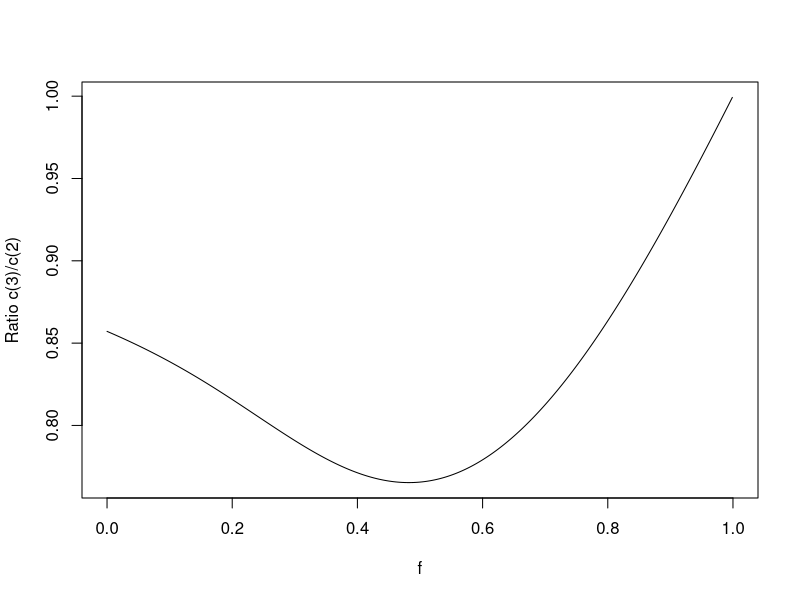

R code for this plot: (Note: this script raises an error after producing the figure.)
## ---- chunk 1
y <- vector()
x <- vector()
b <- function(r, n,f){
  for (i in r:n)
  y[i] <-    choose(n-1,i-1)*(1-f)^(i-1)*f^(n-i)/i
  # print(y)
  return(sum(y,na.rm = TRUE))
}
 
Ratioc2c3 <- function(n,f){
  for (i in 1:3)
    x[i] <- b(i,n,f)
  #print(x)
  #print(x[2]/(1-x[1]))
  #print((x[3]/(1-x[1]-x[2])))
    x[4] <- (x[2]/(1-x[1]))/(x[3]/(1-x[1]-x[2]))
  #print(x)
  return(x[4])
}

Ratioc3c2 <- function(n,f){
  for (i in 1:3)
    x[i] <- b(i,n,f)
  #print(x)
  #print(x[2]/(1-x[1]))
  #print((x[3]/(1-x[1]-x[2])))
    x[4] <- (x[3]/(1-x[1]-x[2]))/(x[2]/(1-x[1]))
  #print(x)
  return(x[4])
}

Ratioc2c3(5,0)
## ---- chunk 2
  s <- seq(0,1, by=.001)
test <- function(n){

for (i in 1:length(s)) 
  x[i] <- Ratioc2c3(n,s[i])
return(x)
}
v <- test(8)
plot(s, v, ylab="Ratio c(3)/c(2)", xlab = "f",type = "l")
v <- as.data.frame(v)
ggplot(v,aes(s,v))+
  geom_line()
## ---- chunk 3
  s <- seq(0,1, by=.001)
test <- function(n){

for (i in 1:length(s)) 
  x[i] <- Ratioc3c2(n,s[i])
return(x)
}
v <- test(10)
plot(s, v, ylab="Ratio c(3)/c(2)", xlab = "f",type = "l")
v <- as.data.frame(v)  
ggplot(v,aes(s,v))+
  geom_line()

